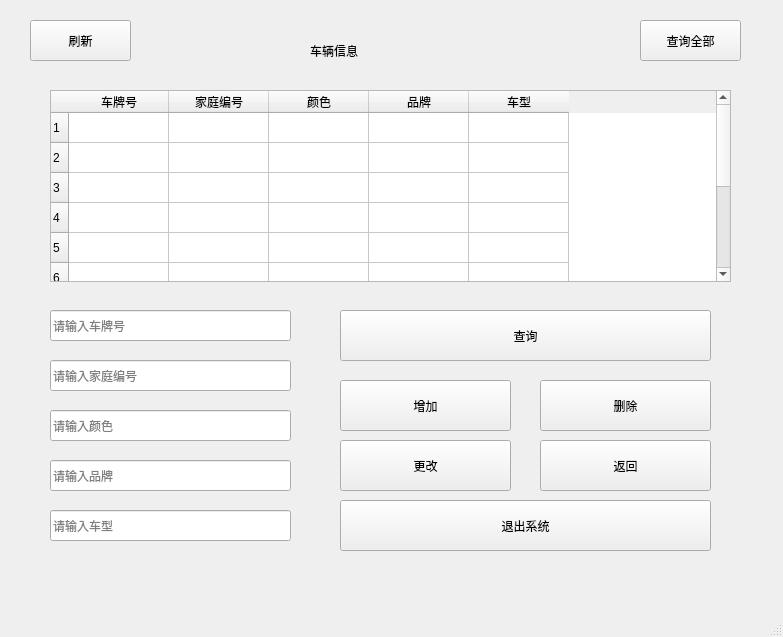
<?xml version="1.0" encoding="UTF-8"?>
<ui version="4.0">
 <class>MainWindow</class>
 <widget class="QMainWindow" name="MainWindow">
  <property name="geometry">
   <rect>
    <x>0</x>
    <y>0</y>
    <width>783</width>
    <height>637</height>
   </rect>
  </property>
  <property name="minimumSize">
   <size>
    <width>783</width>
    <height>637</height>
   </size>
  </property>
  <property name="maximumSize">
   <size>
    <width>783</width>
    <height>637</height>
   </size>
  </property>
  <property name="windowTitle">
   <string>root_车辆信息</string>
  </property>
  <widget class="QWidget" name="centralwidget">
   <widget class="QTableWidget" name="tableWidget">
    <property name="geometry">
     <rect>
      <x>50</x>
      <y>90</y>
      <width>681</width>
      <height>192</height>
     </rect>
    </property>
    <row>
     <property name="text">
      <string>1</string>
     </property>
    </row>
    <row>
     <property name="text">
      <string>2</string>
     </property>
    </row>
    <row>
     <property name="text">
      <string>3</string>
     </property>
    </row>
    <row>
     <property name="text">
      <string>4</string>
     </property>
    </row>
    <row>
     <property name="text">
      <string>5</string>
     </property>
    </row>
    <row>
     <property name="text">
      <string>6</string>
     </property>
    </row>
    <row>
     <property name="text">
      <string>7</string>
     </property>
    </row>
    <row>
     <property name="text">
      <string>8</string>
     </property>
    </row>
    <row>
     <property name="text">
      <string>9</string>
     </property>
    </row>
    <row>
     <property name="text">
      <string>10</string>
     </property>
    </row>
    <column>
     <property name="text">
      <string>车牌号</string>
     </property>
    </column>
    <column>
     <property name="text">
      <string>家庭编号</string>
     </property>
    </column>
    <column>
     <property name="text">
      <string>颜色</string>
     </property>
    </column>
    <column>
     <property name="text">
      <string>品牌</string>
     </property>
    </column>
    <column>
     <property name="text">
      <string>车型</string>
     </property>
    </column>
   </widget>
   <widget class="QLabel" name="label">
    <property name="geometry">
     <rect>
      <x>310</x>
      <y>30</y>
      <width>141</width>
      <height>41</height>
     </rect>
    </property>
    <property name="styleSheet">
     <string notr="true">font: 18pt &quot;Arial&quot;;</string>
    </property>
    <property name="text">
     <string>车辆信息</string>
    </property>
   </widget>
   <widget class="QLineEdit" name="lineEdit">
    <property name="geometry">
     <rect>
      <x>50</x>
      <y>310</y>
      <width>241</width>
      <height>31</height>
     </rect>
    </property>
    <property name="placeholderText">
     <string>请输入车牌号</string>
    </property>
   </widget>
   <widget class="QLineEdit" name="lineEdit_2">
    <property name="geometry">
     <rect>
      <x>50</x>
      <y>360</y>
      <width>241</width>
      <height>31</height>
     </rect>
    </property>
    <property name="placeholderText">
     <string>请输入家庭编号</string>
    </property>
   </widget>
   <widget class="QLineEdit" name="lineEdit_3">
    <property name="geometry">
     <rect>
      <x>50</x>
      <y>410</y>
      <width>241</width>
      <height>31</height>
     </rect>
    </property>
    <property name="placeholderText">
     <string>请输入颜色</string>
    </property>
   </widget>
   <widget class="QLineEdit" name="lineEdit_4">
    <property name="geometry">
     <rect>
      <x>50</x>
      <y>460</y>
      <width>241</width>
      <height>31</height>
     </rect>
    </property>
    <property name="placeholderText">
     <string>请输入品牌</string>
    </property>
   </widget>
   <widget class="QLineEdit" name="lineEdit_5">
    <property name="geometry">
     <rect>
      <x>50</x>
      <y>510</y>
      <width>241</width>
      <height>31</height>
     </rect>
    </property>
    <property name="placeholderText">
     <string>请输入车型</string>
    </property>
   </widget>
   <widget class="QPushButton" name="pushButton">
    <property name="geometry">
     <rect>
      <x>640</x>
      <y>20</y>
      <width>101</width>
      <height>41</height>
     </rect>
    </property>
    <property name="text">
     <string>查询全部</string>
    </property>
   </widget>
   <widget class="QPushButton" name="pushButton_2">
    <property name="geometry">
     <rect>
      <x>30</x>
      <y>20</y>
      <width>101</width>
      <height>41</height>
     </rect>
    </property>
    <property name="text">
     <string>刷新</string>
    </property>
   </widget>
   <widget class="QPushButton" name="pushButton_3">
    <property name="geometry">
     <rect>
      <x>340</x>
      <y>310</y>
      <width>371</width>
      <height>51</height>
     </rect>
    </property>
    <property name="styleSheet">
     <string notr="true">font: 18pt &quot;Arial&quot;;</string>
    </property>
    <property name="text">
     <string>查询</string>
    </property>
   </widget>
   <widget class="QPushButton" name="pushButton_4">
    <property name="geometry">
     <rect>
      <x>340</x>
      <y>380</y>
      <width>171</width>
      <height>51</height>
     </rect>
    </property>
    <property name="styleSheet">
     <string notr="true">font: 18pt &quot;Arial&quot;;</string>
    </property>
    <property name="text">
     <string>增加</string>
    </property>
   </widget>
   <widget class="QPushButton" name="pushButton_5">
    <property name="geometry">
     <rect>
      <x>540</x>
      <y>380</y>
      <width>171</width>
      <height>51</height>
     </rect>
    </property>
    <property name="styleSheet">
     <string notr="true">font: 18pt &quot;Arial&quot;;</string>
    </property>
    <property name="text">
     <string>删除</string>
    </property>
   </widget>
   <widget class="QPushButton" name="pushButton_6">
    <property name="geometry">
     <rect>
      <x>340</x>
      <y>440</y>
      <width>171</width>
      <height>51</height>
     </rect>
    </property>
    <property name="styleSheet">
     <string notr="true">font: 18pt &quot;Arial&quot;;</string>
    </property>
    <property name="text">
     <string>更改</string>
    </property>
   </widget>
   <widget class="QPushButton" name="pushButton_7">
    <property name="geometry">
     <rect>
      <x>540</x>
      <y>440</y>
      <width>171</width>
      <height>51</height>
     </rect>
    </property>
    <property name="styleSheet">
     <string notr="true">font: 18pt &quot;Arial&quot;;</string>
    </property>
    <property name="text">
     <string>返回</string>
    </property>
   </widget>
   <widget class="QPushButton" name="pushButton_8">
    <property name="geometry">
     <rect>
      <x>340</x>
      <y>500</y>
      <width>371</width>
      <height>51</height>
     </rect>
    </property>
    <property name="styleSheet">
     <string notr="true">font: 18pt &quot;Arial&quot;;</string>
    </property>
    <property name="text">
     <string>退出系统</string>
    </property>
   </widget>
  </widget>
  <widget class="QMenuBar" name="menubar">
   <property name="geometry">
    <rect>
     <x>0</x>
     <y>0</y>
     <width>783</width>
     <height>26</height>
    </rect>
   </property>
  </widget>
  <widget class="QStatusBar" name="statusbar"/>
 </widget>
 <resources/>
 <connections/>
</ui>
